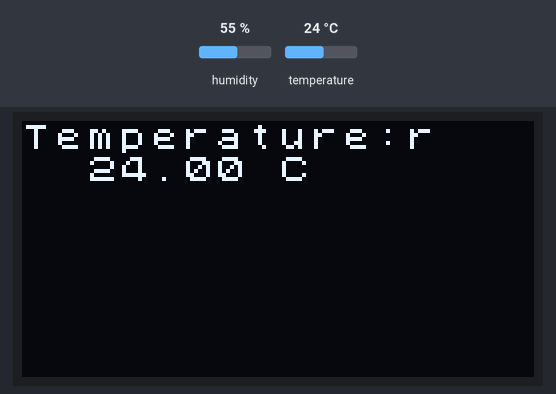
A program run on a simulated ESP32. Parts: 128×64 one-colour display. The test bench sets the inputs (shaded band); at power-on: temperature 24 °C, humidity 55 %. Nothing arrives over Bluetooth unless stated; a phone connects over Bluetooth LE 3 s after start; what the program prints to the serial monitor is not drawn.

Above: at 8.8 s.
8.9 s: temperature set to 12 °C
At 13.4 s:
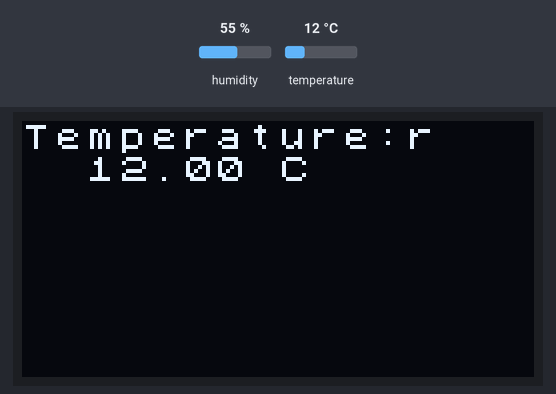
14.9 s: temperature set to 19 °C
20.9 s: temperature set to 28 °C
At 25.4 s:
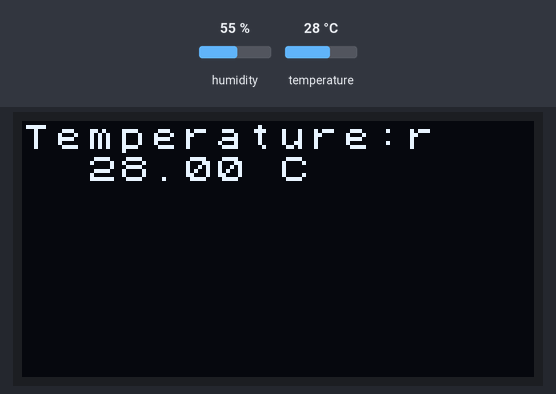
Timing chart, 0 to 26.9 s (numbered marks = the images above; inputs shaded):
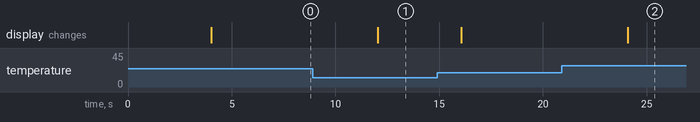

Measured:
- after the input at 8.9 s, the display: changes after 3.1 s (image 1)
- after the input at 20.9 s, the display: changes after 3.2 s (image 2)

The program:

main.cpp
```cpp
#include <Arduino.h>

/*********
 Wireless Board to Board connection -- Server side

 Reference code: https://randomnerdtutorials.com/esp32-ble-server-client/

 Code created to work with the DHT22 sensor and the ESP32 board
*********/

#include <BLEDevice.h>
#include <BLEServer.h>
#include <BLEUtils.h>
#include <BLE2902.h>
#include <Wire.h>
#include <Adafruit_Sensor.h>
#include <DHT.h>
#include "U8x8lib.h"

// Screen Setup
U8X8_SSD1306_128X64_NONAME_SW_I2C u8x8(/* clock=*/ 15, /* data=*/ 4, /* reset=*/ 16);

//Default Temperature is in Celsius
//Comment the next line for Temperature in Fahrenheit
#define temperatureCelsius

//BLE server name
#define bleServerName "DHT22_ESP32"

#define DHTPIN 26

#define DHTTYPE DHT22

DHT dht(DHTPIN, DHTTYPE);

float temp;
float tempF;
float hum;
char tempchar[10];

// Timer variables
unsigned long lastTime = 0;
unsigned long timerDelay = 4000;

bool deviceConnected = false;

// See the following for generating UUIDs:
// https://www.uuidgenerator.net/

#define SERVICE_UUID "91bad492-b950-4226-aa2b-4ede9fa42f59"

// Temperature Characteristic and Descriptor
#ifdef temperatureCelsius
  BLECharacteristic bmeTemperatureCelsiusCharacteristics("cba1d466-344c-4be3-ab3f-189f80dd7518", BLECharacteristic::PROPERTY_NOTIFY);
  BLEDescriptor bmeTemperatureCelsiusDescriptor(BLEUUID((uint16_t)0x2902));
#else
  BLECharacteristic bmeTemperatureFahrenheitCharacteristics("f78ebbff-c8b7-4107-93de-889a6a06d408", BLECharacteristic::PROPERTY_NOTIFY);
  BLEDescriptor bmeTemperatureFahrenheitDescriptor(BLEUUID((uint16_t)0x2902));
#endif

//Setup callbacks onConnect and onDisconnect
class MyServerCallbacks: public BLEServerCallbacks {
  void onConnect(BLEServer* pServer) {
    deviceConnected = true;
  };
  void onDisconnect(BLEServer* pServer) {
    deviceConnected = false;
    //u8x8.drawString(0,3,"Disconnected");
  }
};

void setup() {

  Serial.begin(9600);
  Serial.println(F("DHT22 test!"));
  dht.begin();

  //Setup the screen
  u8x8.begin();
  u8x8.setFont(u8x8_font_chroma48medium8_r);

  // Create the BLE Device
  BLEDevice::init(bleServerName);

  // Create the BLE Server
  BLEServer *pServer = BLEDevice::createServer();
  pServer->setCallbacks(new MyServerCallbacks());

  // Create the BLE Service
  BLEService *bmeService = pServer->createService(SERVICE_UUID);

  // Create BLE Characteristics and Create a BLE Descriptor
  // Temperature
  #ifdef temperatureCelsius
    bmeService->addCharacteristic(&bmeTemperatureCelsiusCharacteristics);
    bmeTemperatureCelsiusDescriptor.setValue("BME temperature Celsius");
    bmeTemperatureCelsiusCharacteristics.addDescriptor(&bmeTemperatureCelsiusDescriptor);
  #else
    bmeService->addCharacteristic(&bmeTemperatureFahrenheitCharacteristics);
    bmeTemperatureFahrenheitDescriptor.setValue("BME temperature Fahrenheit");
    bmeTemperatureFahrenheitCharacteristics.addDescriptor(&bmeTemperatureFahrenheitDescriptor);
  #endif

  // Start the service
  bmeService->start();

  // Start advertising
  BLEAdvertising *pAdvertising = BLEDevice::getAdvertising();
  pAdvertising->addServiceUUID(SERVICE_UUID);
  pServer->getAdvertising()->start();
  Serial.println("Waiting a client connection to notify...");
  u8x8.drawString(0,0,"Wait.. Server");
}

void loop() {
  if (deviceConnected) {
    if ((millis() - lastTime) > timerDelay) {
      // Read temperature as Celsius (the default)
      temp = dht.readTemperature();
      // Fahrenheit
      tempF = dht.readTemperature(false);

      //Notify temperature reading from BME sensor
      #ifdef temperatureCelsius
        static char temperatureCTemp[6];
        //Set temperature Characteristic value and notify connected client
        dtostrf(temp, 6, 2, temperatureCTemp);
        bmeTemperatureCelsiusCharacteristics.setValue(temperatureCTemp);
        bmeTemperatureCelsiusCharacteristics.notify();
        Serial.print("Temperature Celsius: ");
        Serial.print(temp);
        Serial.print(" ºC\n");
        u8x8.drawString(0,0,"Temperature:");
        u8x8.drawString(1,1,temperatureCTemp);
        u8x8.drawString(7,1," C");
      #else
        static char temperatureFTemp[6];
        dtostrf(tempF, 6, 2, temperatureFTemp);
        //Set temperature Characteristic value and notify connected client
        bmeTemperatureFahrenheitCharacteristics.setValue(temperatureFTemp);
        bmeTemperatureFahrenheitCharacteristics.notify();
        Serial.print("Temperature Fahrenheit: ");
        Serial.print(tempF);
        Serial.print(" ºF");
        u8x8.drawString(0,0,"Temperature:");
        u8x8.drawString(1,1,temperatureCTemp);
        u8x8.drawString(7,1," F");
      #endif

      lastTime = millis();
    }
  }
}
```
